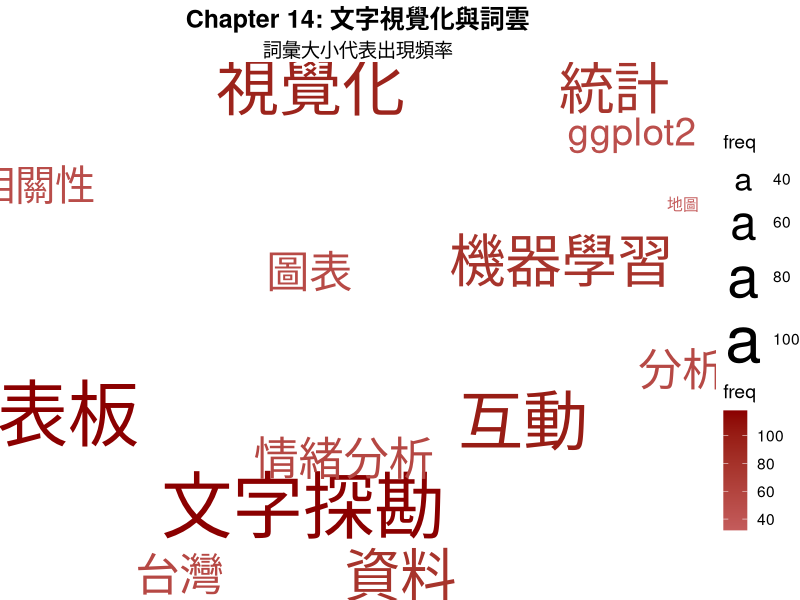

The R source for this figure:
# Chapter 14: 文字視覺化與詞雲示範
library(ggplot2)
library(dplyr)

# 模擬詞頻資料
set.seed(42)
words <- c("資料", "視覺化", "分析", "R語言", "ggplot2", "機器學習", 
           "統計", "圖表", "互動", "儀表板", "時間序列", "相關性",
           "台灣", "地圖", "詞雲", "文字探勘", "情緒分析")

freq <- sample(30:120, length(words), replace = TRUE)

df <- data.frame(word = words, freq = freq)

# 簡易詞雲風格視覺化（用 ggplot2 模擬）
p <- ggplot(df, aes(label = word, size = freq)) +
  geom_text(aes(x = runif(length(words), 1, 10), 
                y = runif(length(words), 1, 8),
                color = freq),
            check_overlap = TRUE) +
  scale_size(range = c(4, 18)) +
  scale_color_gradient(low = "#c45c5c", high = "#8B0000") +
  labs(title = "Chapter 14: 文字視覺化與詞雲",
       subtitle = "詞彙大小代表出現頻率") +
  theme_void(base_size = 14) +
  theme(plot.title = element_text(face = "bold", size = 18, hjust = 0.5),
        plot.subtitle = element_text(hjust = 0.5))

ggsave("/Users/elvis/r-viz-site/assets/chapter14_wordcloud_demo.png", 
       p, width = 10, height = 7, dpi = 150)

cat("✅ Chapter 14 詞雲 PNG 已生成\n")
